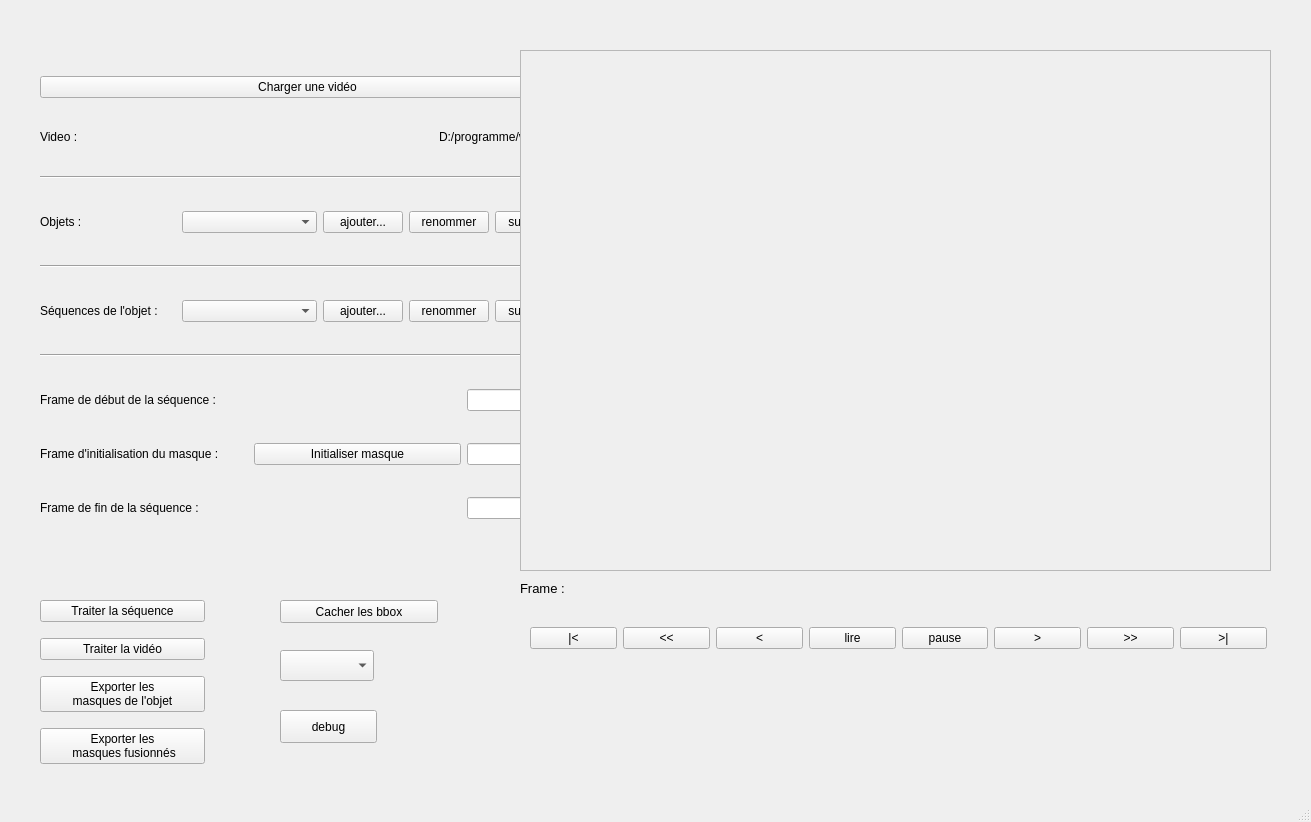
<?xml version="1.0" encoding="UTF-8"?>
<ui version="4.0">
 <class>MainWindow</class>
 <widget class="QMainWindow" name="MainWindow">
  <property name="geometry">
   <rect>
    <x>0</x>
    <y>0</y>
    <width>1311</width>
    <height>822</height>
   </rect>
  </property>
  <property name="windowTitle">
   <string>MainWindow</string>
  </property>
  <widget class="QWidget" name="centralwidget">
   <widget class="QWidget" name="verticalLayoutWidget">
    <property name="geometry">
     <rect>
      <x>530</x>
      <y>600</y>
      <width>737</width>
      <height>76</height>
     </rect>
    </property>
    <layout class="QVBoxLayout" name="verticalLayout">
     <item>
      <layout class="QHBoxLayout" name="horizontalLayout_4">
       <item>
        <widget class="QPushButton" name="goToBeginning">
         <property name="text">
          <string>|&lt;</string>
         </property>
        </widget>
       </item>
       <item>
        <widget class="QPushButton" name="skipBackward">
         <property name="text">
          <string>&lt;&lt;</string>
         </property>
        </widget>
       </item>
       <item>
        <widget class="QPushButton" name="precedentFrame">
         <property name="text">
          <string>&lt;</string>
         </property>
        </widget>
       </item>
       <item>
        <widget class="QPushButton" name="read">
         <property name="text">
          <string>lire</string>
         </property>
        </widget>
       </item>
       <item>
        <widget class="QPushButton" name="pause">
         <property name="text">
          <string>pause</string>
         </property>
        </widget>
       </item>
       <item>
        <widget class="QPushButton" name="nextFrame">
         <property name="text">
          <string>&gt;</string>
         </property>
        </widget>
       </item>
       <item>
        <widget class="QPushButton" name="skipForward">
         <property name="text">
          <string>&gt;&gt;</string>
         </property>
        </widget>
       </item>
       <item>
        <widget class="QPushButton" name="goToEnd">
         <property name="text">
          <string>&gt;|</string>
         </property>
        </widget>
       </item>
      </layout>
     </item>
    </layout>
   </widget>
   <widget class="QWidget" name="verticalLayoutWidget_2">
    <property name="geometry">
     <rect>
      <x>40</x>
      <y>50</y>
      <width>535</width>
      <height>501</height>
     </rect>
    </property>
    <layout class="QVBoxLayout" name="verticalLayout_3">
     <property name="sizeConstraint">
      <enum>QLayout::SetNoConstraint</enum>
     </property>
     <item>
      <widget class="QPushButton" name="load_video">
       <property name="text">
        <string>Charger une vidéo</string>
       </property>
      </widget>
     </item>
     <item>
      <layout class="QHBoxLayout" name="video">
       <item>
        <widget class="QLabel" name="label_video">
         <property name="text">
          <string>Video : </string>
         </property>
        </widget>
       </item>
       <item>
        <widget class="QLabel" name="currentvideo">
         <property name="sizePolicy">
          <sizepolicy hsizetype="Fixed" vsizetype="Fixed">
           <horstretch>0</horstretch>
           <verstretch>0</verstretch>
          </sizepolicy>
         </property>
         <property name="text">
          <string>D:/programme/video.mp4</string>
         </property>
        </widget>
       </item>
      </layout>
     </item>
     <item>
      <widget class="Line" name="line">
       <property name="orientation">
        <enum>Qt::Horizontal</enum>
       </property>
      </widget>
     </item>
     <item>
      <layout class="QHBoxLayout" name="objets">
       <item>
        <widget class="QLabel" name="label_obs">
         <property name="text">
          <string>Objets :</string>
         </property>
        </widget>
       </item>
       <item>
        <widget class="QComboBox" name="liste_objets">
         <property name="editable">
          <bool>false</bool>
         </property>
        </widget>
       </item>
       <item>
        <widget class="QPushButton" name="new_object">
         <property name="sizePolicy">
          <sizepolicy hsizetype="Fixed" vsizetype="Fixed">
           <horstretch>0</horstretch>
           <verstretch>0</verstretch>
          </sizepolicy>
         </property>
         <property name="text">
          <string>ajouter...</string>
         </property>
        </widget>
       </item>
       <item>
        <widget class="QPushButton" name="rename_object">
         <property name="sizePolicy">
          <sizepolicy hsizetype="Fixed" vsizetype="Fixed">
           <horstretch>0</horstretch>
           <verstretch>0</verstretch>
          </sizepolicy>
         </property>
         <property name="text">
          <string>renommer</string>
         </property>
        </widget>
       </item>
       <item>
        <widget class="QPushButton" name="delete_object">
         <property name="sizePolicy">
          <sizepolicy hsizetype="Fixed" vsizetype="Fixed">
           <horstretch>0</horstretch>
           <verstretch>0</verstretch>
          </sizepolicy>
         </property>
         <property name="text">
          <string>supprimer</string>
         </property>
        </widget>
       </item>
      </layout>
     </item>
     <item>
      <widget class="Line" name="line_2">
       <property name="orientation">
        <enum>Qt::Horizontal</enum>
       </property>
      </widget>
     </item>
     <item>
      <layout class="QHBoxLayout" name="sequences">
       <item>
        <widget class="QLabel" name="label_sequences">
         <property name="text">
          <string>Séquences de l'objet :</string>
         </property>
        </widget>
       </item>
       <item>
        <widget class="QComboBox" name="liste_sequences"/>
       </item>
       <item>
        <widget class="QPushButton" name="new_sequence">
         <property name="sizePolicy">
          <sizepolicy hsizetype="Fixed" vsizetype="Fixed">
           <horstretch>0</horstretch>
           <verstretch>0</verstretch>
          </sizepolicy>
         </property>
         <property name="text">
          <string>ajouter...</string>
         </property>
        </widget>
       </item>
       <item>
        <widget class="QPushButton" name="rename_sequence">
         <property name="sizePolicy">
          <sizepolicy hsizetype="Fixed" vsizetype="Fixed">
           <horstretch>0</horstretch>
           <verstretch>0</verstretch>
          </sizepolicy>
         </property>
         <property name="text">
          <string>renommer</string>
         </property>
        </widget>
       </item>
       <item>
        <widget class="QPushButton" name="delete_sequence">
         <property name="sizePolicy">
          <sizepolicy hsizetype="Fixed" vsizetype="Fixed">
           <horstretch>0</horstretch>
           <verstretch>0</verstretch>
          </sizepolicy>
         </property>
         <property name="text">
          <string>supprimer</string>
         </property>
        </widget>
       </item>
      </layout>
     </item>
     <item>
      <widget class="Line" name="line_3">
       <property name="orientation">
        <enum>Qt::Horizontal</enum>
       </property>
      </widget>
     </item>
     <item>
      <layout class="QHBoxLayout" name="framedebut">
       <item>
        <widget class="QLabel" name="label__frame_debut">
         <property name="text">
          <string>Frame de début de la séquence : </string>
         </property>
        </widget>
       </item>
       <item>
        <widget class="QLineEdit" name="frame_debut">
         <property name="sizePolicy">
          <sizepolicy hsizetype="Fixed" vsizetype="Fixed">
           <horstretch>0</horstretch>
           <verstretch>0</verstretch>
          </sizepolicy>
         </property>
        </widget>
       </item>
      </layout>
     </item>
     <item>
      <layout class="QHBoxLayout" name="frameinit">
       <item>
        <widget class="QLabel" name="label_frame_init">
         <property name="text">
          <string>Frame d'initialisation du masque : </string>
         </property>
        </widget>
       </item>
       <item>
        <widget class="QPushButton" name="initMask">
         <property name="text">
          <string>Initialiser masque</string>
         </property>
        </widget>
       </item>
       <item>
        <widget class="QLineEdit" name="frame_init">
         <property name="sizePolicy">
          <sizepolicy hsizetype="Fixed" vsizetype="Fixed">
           <horstretch>0</horstretch>
           <verstretch>0</verstretch>
          </sizepolicy>
         </property>
        </widget>
       </item>
      </layout>
     </item>
     <item>
      <layout class="QHBoxLayout" name="framefin">
       <property name="sizeConstraint">
        <enum>QLayout::SetFixedSize</enum>
       </property>
       <item>
        <widget class="QLabel" name="label_frame_fin">
         <property name="text">
          <string>Frame de fin de la séquence : </string>
         </property>
        </widget>
       </item>
       <item>
        <widget class="QLineEdit" name="frame_fin">
         <property name="sizePolicy">
          <sizepolicy hsizetype="Fixed" vsizetype="Fixed">
           <horstretch>0</horstretch>
           <verstretch>0</verstretch>
          </sizepolicy>
         </property>
        </widget>
       </item>
      </layout>
     </item>
    </layout>
   </widget>
   <widget class="QScrollArea" name="scrollArea">
    <property name="geometry">
     <rect>
      <x>520</x>
      <y>50</y>
      <width>751</width>
      <height>521</height>
     </rect>
    </property>
    <property name="widgetResizable">
     <bool>true</bool>
    </property>
    <widget class="QWidget" name="scrollAreaWidgetContents">
     <property name="geometry">
      <rect>
       <x>0</x>
       <y>0</y>
       <width>747</width>
       <height>517</height>
      </rect>
     </property>
     <layout class="QHBoxLayout" name="horizontalLayout">
      <item>
       <widget class="QLabel" name="label">
        <property name="maximumSize">
         <size>
          <width>999999</width>
          <height>999999</height>
         </size>
        </property>
        <property name="text">
         <string/>
        </property>
        <property name="pixmap">
         <pixmap>../../../screen apex.png</pixmap>
        </property>
        <property name="scaledContents">
         <bool>false</bool>
        </property>
       </widget>
      </item>
     </layout>
    </widget>
   </widget>
   <widget class="QLabel" name="idFrame">
    <property name="geometry">
     <rect>
      <x>520</x>
      <y>580</y>
      <width>131</width>
      <height>16</height>
     </rect>
    </property>
    <property name="font">
     <font>
      <pointsize>10</pointsize>
     </font>
    </property>
    <property name="text">
     <string>Frame : </string>
    </property>
    <property name="textFormat">
     <enum>Qt::AutoText</enum>
    </property>
   </widget>
   <widget class="QWidget" name="verticalLayoutWidget_3">
    <property name="geometry">
     <rect>
      <x>40</x>
      <y>590</y>
      <width>165</width>
      <height>186</height>
     </rect>
    </property>
    <layout class="QVBoxLayout" name="verticalLayout_2">
     <item>
      <widget class="QPushButton" name="mask_sequence">
       <property name="text">
        <string>Traiter la séquence</string>
       </property>
      </widget>
     </item>
     <item>
      <widget class="QPushButton" name="mask_all">
       <property name="text">
        <string>Traiter la vidéo</string>
       </property>
      </widget>
     </item>
     <item>
      <widget class="QPushButton" name="export_object_mask">
       <property name="text">
        <string>Exporter les 
masques de l'objet</string>
       </property>
      </widget>
     </item>
     <item>
      <widget class="QPushButton" name="export_fused_masks">
       <property name="text">
        <string>Exporter les 
 masques fusionnés</string>
       </property>
      </widget>
     </item>
    </layout>
   </widget>
   <widget class="QPushButton" name="display_bbox">
    <property name="geometry">
     <rect>
      <x>280</x>
      <y>600</y>
      <width>158</width>
      <height>23</height>
     </rect>
    </property>
    <property name="text">
     <string>Cacher les bbox</string>
    </property>
   </widget>
   <widget class="QComboBox" name="tracker">
    <property name="geometry">
     <rect>
      <x>280</x>
      <y>650</y>
      <width>94</width>
      <height>31</height>
     </rect>
    </property>
   </widget>
   <widget class="QPushButton" name="debug">
    <property name="geometry">
     <rect>
      <x>280</x>
      <y>710</y>
      <width>97</width>
      <height>33</height>
     </rect>
    </property>
    <property name="text">
     <string>debug</string>
    </property>
   </widget>
  </widget>
  <widget class="QMenuBar" name="menubar">
   <property name="geometry">
    <rect>
     <x>0</x>
     <y>0</y>
     <width>1311</width>
     <height>29</height>
    </rect>
   </property>
  </widget>
  <widget class="QStatusBar" name="statusbar"/>
  <action name="loadvideo">
   <property name="text">
    <string>Load video</string>
   </property>
  </action>
 </widget>
 <tabstops>
  <tabstop>goToBeginning</tabstop>
  <tabstop>goToEnd</tabstop>
  <tabstop>nextFrame</tabstop>
  <tabstop>precedentFrame</tabstop>
 </tabstops>
 <resources/>
 <connections/>
</ui>
